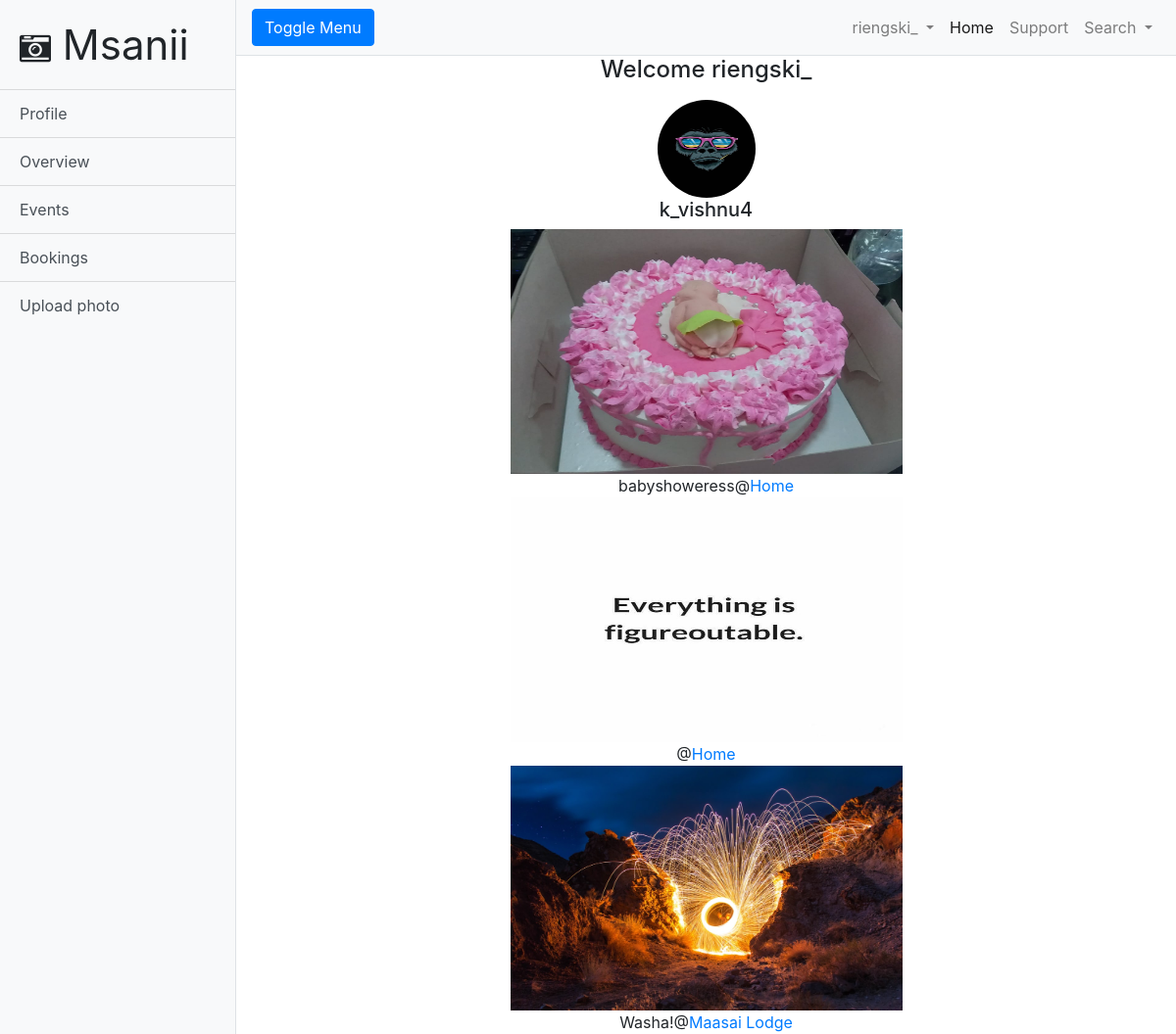
Screenshot of /model.php?username=k_vishnu4 (signed in) with the database file from the repository.
### tables this page shows
CREATE TABLE `profileimages` (
  `image_id` int(11) NOT NULL,
  `image_name` varchar(60) DEFAULT NULL,
  `username` text NOT NULL
);

CREATE TABLE `images` (
  `image_id` int(11) NOT NULL,
  `image_name` varchar(60) DEFAULT NULL,
  `location_id` int(11) DEFAULT NULL,
  `model_id` int(11) DEFAULT NULL,
  `photographer_id` int(11) DEFAULT NULL,
  `caption` text NOT NULL,
  `date_uploaded` timestamp NOT NULL DEFAULT current_timestamp()
);

CREATE TABLE `location` (
  `location_id` int(11) NOT NULL,
  `location_name` text NOT NULL,
  `city` text NOT NULL,
  `description` text NOT NULL,
  `image_name` text NOT NULL,
  `verified` text NOT NULL,
  `owner_id` int(11) DEFAULT NULL
);

### model.php (the view, shortened to what this page needs)
<!DOCTYPE html>
<html lang="en">
<head>
  <link href="vendor/bootstrap/css/bootstrap.min.css" rel="stylesheet">
  <link href="css/simple-sidebar.css" rel="stylesheet">
  <link rel="stylesheet" href="https://cdnjs.cloudflare.com/ajax/libs/font-awesome/4.7.0/css/font-awesome.min.css">
</head>
<body>
  <div class="d-flex" id="wrapper">
    <div class="bg-light border-right" id="sidebar-wrapper">
      <div class="sidebar-heading" style="font-size: 42px">
        <i class="fa fa-camera-retro" style="font-size: 32px"></i>&nbsp;Msanii
      </div>
      <div class="list-group list-group-flush">
        <a href="profile.php" class="list-group-item list-group-item-action bg-light">Profile</a>
        <a href="#" class="list-group-item list-group-item-action bg-light">Overview</a>
        <a href="#" class="list-group-item list-group-item-action bg-light">Events</a>
        <a href="booking.php" class="list-group-item list-group-item-action bg-light">Bookings</a>
        <a href="uploadPhoto.php" class="list-group-item list-group-item-action bg-light">Upload photo</a>
      </div>
    </div>
    <div id="page-content-wrapper">
      <nav class="navbar navbar-expand-lg navbar-light bg-light border-bottom">
        <button class="btn btn-primary" id="menu-toggle">Toggle Menu</button>
        <div class="collapse navbar-collapse" id="navbarSupportedContent">
          <ul class="navbar-nav ml-auto mt-2 mt-lg-0">
            <?php if (isset($_SESSION["username"])): ?>
            <li class="nav-item dropdown">
              <a class="nav-link dropdown-toggle" href="#" id="navbarDropdown" role="button" data-toggle="dropdown" aria-haspopup="true" aria-expanded="false">
                <?php echo $_SESSION["username"]; ?>
              </a>
            </li>
            <?php endif; ?>
            <li class="nav-item active">
              <a class="nav-link" href="index.php">Home<span class="sr-only">(current)</span></a>
            </li>
            <li class="nav-item">
              <a class="nav-link" href="#">Support</a>
            </li>
            <li class="nav-item dropdown">
              <a class="nav-link dropdown-toggle" href="#" id="navbarDropdown" role="button" data-toggle="dropdown" aria-haspopup="true" aria-expanded="false">
                Search
              </a>
            </li>
          </ul>
        </div>
      </nav>
      <div class="container-fluid" style="text-align: center">
        <h4 style="text-align: center">Welcome <?php echo $_SESSION["username"];?></h4>
        <div class="row">
          <div class="column">
            <img
            <?php
              require 'connect.php';
              $username = $_SESSION["username"];
              $sql = "SELECT image_name FROM profileimages WHERE (username = '$username')";
              $result = $conn -> query($sql);
              if ($result -> num_rows > 0) {
                 while ($row = $result -> fetch_assoc()) {
                   echo "src = \"profilePics/".$row["image_name"]."\"";
                 }
               }
             ?>
             width="100px" height="100px" style="border-radius: 50%"><br>
            <h5><?php echo $_GET["username"];?></h5>
            <?php
              require 'connect.php';
              $username = $_GET["username"];
              $sql = "SELECT model_id FROM model WHERE (username = '$username')";
              $result = $conn -> query($sql);
              if ($result -> num_rows > 0) {
                while ($row = $result -> fetch_assoc()) {
                  $model_id = $row["model_id"];
                }
              };
            ?>
          </div>
        </div>
        <?php
          require("connect.php");
          $username = $_GET["username"];
          $sql = "SELECT model_id FROM model WHERE (username = '$username')";
          $result = $conn -> query($sql);
          if ($result -> num_rows > 0) {
            while ($row = $result -> fetch_assoc()) {
              $model_id = $row["model_id"];
            }
          };
          $sql = "SELECT image_name, caption, location_id, image_id FROM images WHERE (model_id = '$model_id')";
          $result = $conn -> query($sql);
          if ($result -> num_rows > 0) {
            echo "<div>";
            $counter = 0;
            while ($row = $result -> fetch_assoc()) {
              $counter++;
              echo "<img src = uploads/".$row["image_name"]." width=\"400px\" height =\"250px\"><br>";
              echo $row["caption"];
              $location_id = $row["location_id"];
              $sql = "SELECT location_name, location_id FROM location WHERE (location_id = '$location_id')";
              $result1 = $conn -> query($sql);
              if ($result -> num_rows > 0) {
                while ($row = $result1 -> fetch_assoc()) {
                  echo "@"."<a href=\"location.php?id=".$row["location_id"]."\">".$row["location_name"]."</a><br>";
                }
              }
              if ($counter == 2) {
                echo "</div> <div>";
                $counter = 0;
              }
            }
          }
         ?>
      </div>
    </div>
  </div>
</body>
</html>

### css/simple-sidebar.css (style rules this page uses)
body { overflow-x: hidden; }
#sidebar-wrapper { min-height: 100vh; margin-left: -15rem; -webkit-transition: margin .25s ease-out; -moz-transition: margin .25s ease-out; -o-transition: margin .25s ease-out; transition: margin .25s ease-out; }
#sidebar-wrapper .sidebar-heading { padding: 0.875rem 1.25rem; font-size: 1.2rem; }
#sidebar-wrapper .list-group { width: 15rem; }
#page-content-wrapper { min-width: 100vw; }
@media (min-width: 768px) { #sidebar-wrapper { margin-left: 0; } }
@media (min-width: 768px) { #page-content-wrapper { min-width: 0; width: 100%; } }

### model.php (style rules this page uses)
.row { display: flex; flex-wrap: wrap; padding: 0 4px; }
.column { flex: 50%; padding: 0 4px; }
.column img { margin-top: 8px; vertical-align: middle; }

### rows the page displays
profileimages: image_name (picture)
images: image_name (picture), caption "babyshoweress"
location: location_name "Home"
images: image_name (picture)
images: image_name (picture), caption "Washa!"
location: location_name "Maasai Lodge"

### other values shown
$_SESSION["username"] "riengski_"
$_GET["username"] "k_vishnu4"
